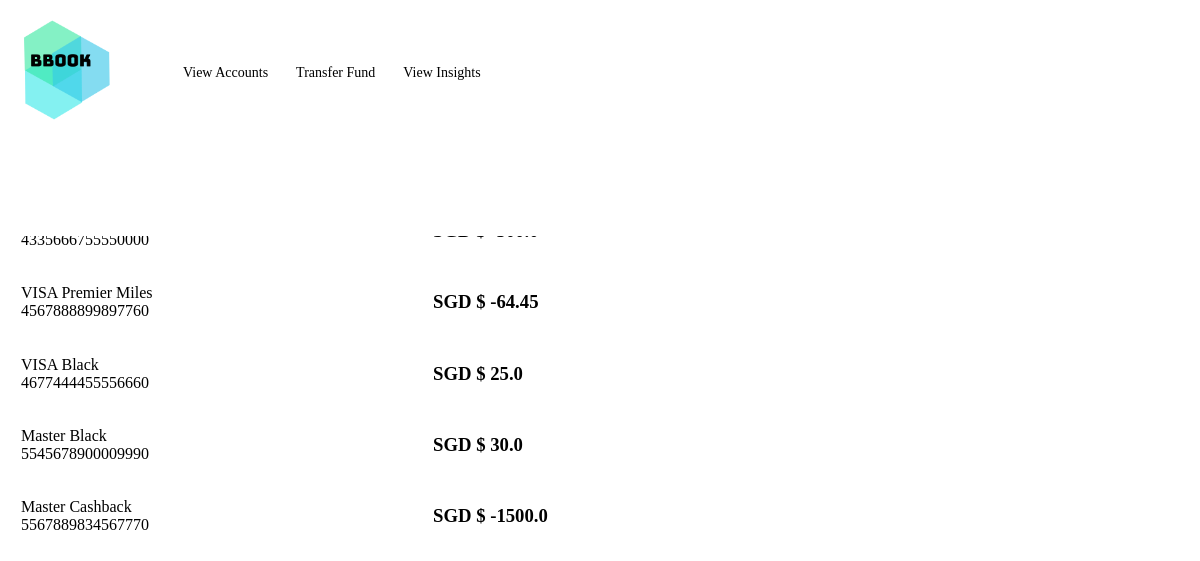
Page /creditcards/4 on the earlier database version.
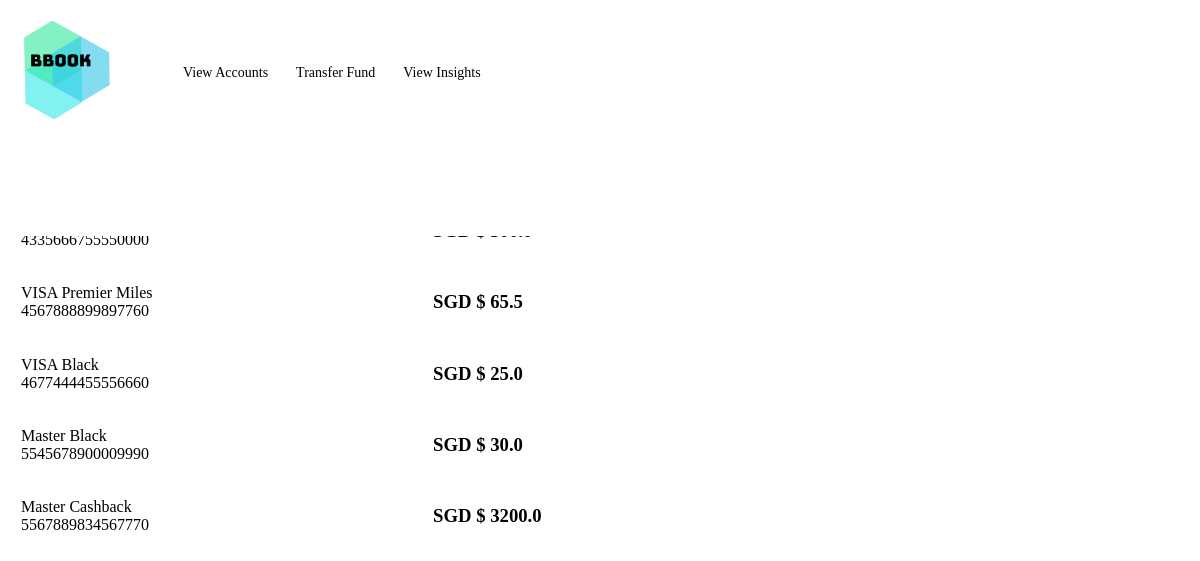
Same page on the later database version.
### tables this page shows
CREATE TABLE "CreditCard" (
	`CardNumber`	INTEGER,
	`CardType`	TEXT,
	`BankID`	INTEGER,
	`ExpiryDate`	TEXT,
	`CardName`	TEXT,
	`CustomerID`	INTEGER,
	`AmountDue`	REAL,
	FOREIGN KEY(`CustomerID`) REFERENCES `Customer`(`CustomerID`),
	PRIMARY KEY(`CardNumber`),
	FOREIGN KEY(`BankID`) REFERENCES `Bank`(`BankID`)
);

### app.py (the view)
@app.route('/creditcards/<CustomerID>')
def creditcards(CustomerID):
       connection = sqlite3.connect("BBOOK.db")
       cursor = connection.execute("SELECT * FROM CreditCard WHERE CustomerID = ?", (CustomerID,)).fetchall()
       connection.close()
       return flask.render_template("creditcards.html", cursor = cursor, CustomerID = CustomerID)

### templates/creditcards.html (shortened to what this page needs)
<!DOCTYPE html>
<html>
<head>
</head>
<body>
		<div class="navbar">
		<table>
		<tr>
		<td style= "width:150px">
            <a href="{{url_for('main', CustomerID = CustomerID)}}"><img src="{{ url_for('static', filename='BBOOK.png') }}" width="100" height=""/> </a>
		</td>
		<td style= "width:400px">
					<a href="{{url_for('accounts', CustomerID = CustomerID)}}">View Accounts</a>
					<a href="{{url_for('transfer', CustomerID = CustomerID)}}">Transfer Fund</a>
					<a href="{{url_for('insights', CustomerID = CustomerID)}}">View Insights</a>
					</td>
				</tr>
				</table>
            </div>
<div class="main">
		<table>
			<tr>
				<th><b>Credit Cards</b></th>
			{% for record in cursor %}
			</tr>
			<tr>
				<td>{{record[1]}} {{record[4]}}<br>{{record[0]}}
				</td>
				<td><h3>SGD $ {{record[6]}}</h3></td>
			{% endfor %}
		</table>
</div>
</body>
</html>

Differences in the rows shown:
changed CreditCard "Premier Miles": AmountDue "-64.45" → "65.5"
changed CreditCard "Cashback": AmountDue "-1500.0" → "3200.0"
